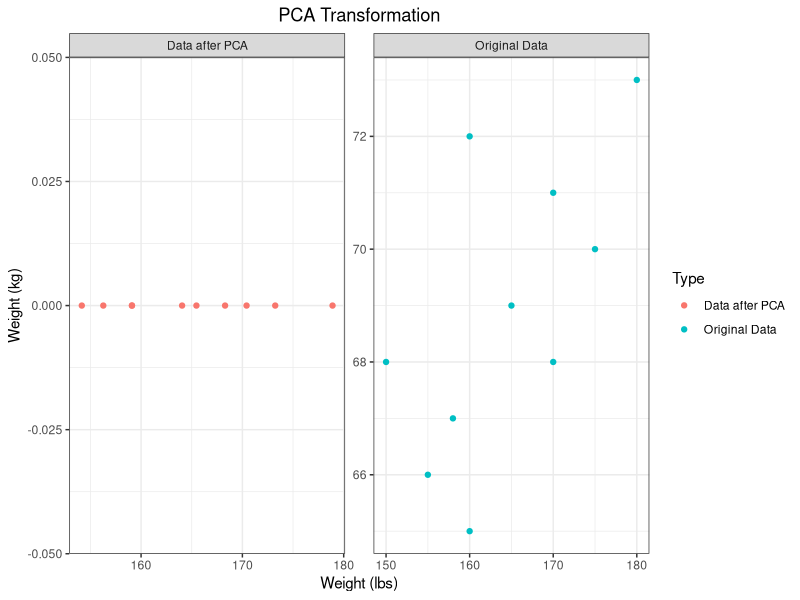

The R script that drew this image:
library(ggplot2)

# Standardizing the data
standardize <- function(X) {
  scale(X, center = TRUE, scale = TRUE)
}

# Computing the covariance matrix
compute_covariance_matrix <- function(X) {
  cov(X)
}

# Principal Component Analysis with specified number of components
PCA <- function(X, num_components) {
  X <- standardize(X)
  covariance_matrix <- compute_covariance_matrix(X)
  eig <- eigen(covariance_matrix)
  idx <- order(eig$values, decreasing = TRUE)
  eigenvalues <- eig$values[idx][1:num_components]
  eigenvectors <- eig$vectors[, idx][, 1:num_components, drop = FALSE]
  list(eigenvalues = eigenvalues, eigenvectors = eigenvectors)
}

# Data preparation with syntactic column names
data <- data.frame(
  weight_lbs = c(150, 160, 155, 165, 170, 160, 158, 175, 180, 170),
  weight_kg = c(68, 72, 66, 69, 71, 65, 67, 70, 73, 68)
)

# Performing PCA on 'weight_lbs' and 'weight_kg' features specifying one component
X <- as.matrix(data[, c("weight_lbs", "weight_kg")])
pca_result <- PCA(X, 1)
eigenvectors <- pca_result$eigenvectors

# Projecting onto the first principal component
X_pca <- X %*% eigenvectors

# Combine original and PCA-transformed data for plotting
combined_df <- rbind(
  data.frame(
    weight_lbs = X[, 1],
    weight_kg = X[, 2],
    Type = "Original Data"
  ),
  data.frame(
    weight_lbs = X_pca[, 1],
    weight_kg = rep(0, nrow(X_pca)),
    Type = "Data after PCA"
  )
)

# Plotting the original and PCA-transformed data
plot <- ggplot(combined_df, aes(x = weight_lbs, y = weight_kg, color = Type)) +
  geom_point() +
  facet_wrap(~Type, scales = "free") +
  labs(
    x = "Weight (lbs)",
    y = "Weight (kg)",
    title = "PCA Transformation"
  ) +
  theme_bw() +
  theme(plot.title = element_text(hjust = 0.5))

# Assign the plot to a variable
plot
